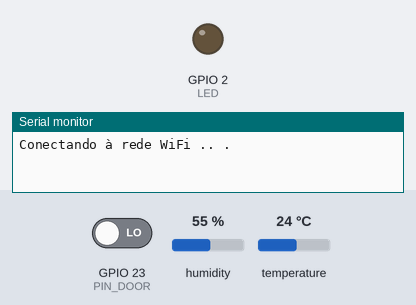
The sketch below on a simulated ESP32. Shown: output pins drawn as LEDs (lit = HIGH), the last lines printed to the serial monitor. Inputs (shaded band) come from the test bench; at power-on: GPIO 23 (PIN_DOOR) LOW, humidity 55 %, temperature 24 °C. WiFi joins after 1.5 s; servers stay silent unless stated; storage starts empty; no MQTT or app messages arrive unless stated.

Above: at 0.1 s.
At 1.7 s:
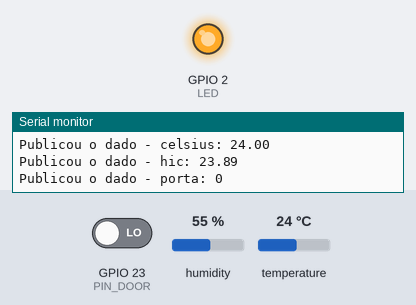
Timing chart, 0 to 3.2 s (numbered marks = the images above):
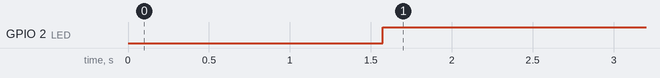

Measured:
- by itself, GPIO 2 (LED): LOW → HIGH at 1.6 s

The sketch:

projeto_esp32-mqtt-adafruitIO1883.ino
```cpp
#include <WiFi.h>
#include <WiFiClient.h>
#include <PubSubClient.h>
#include "DHT.h"
#include <FS.h>
#include "SPIFFS.h"
#include <TimeLib.h>

#define DHTPIN 4     // Digital pin connected to the DHT sensor
#define DHTTYPE DHT11   // DHT 11
//#define DHTTYPE DHT22   // DHT 22  (AM2302), AM2321
#define PIN_DOOR 23
#define LED 2

WiFiClient wifi_client;
PubSubClient mqtt_client(wifi_client);

const char* wifi_ssid = "wifi_ssid";
const char* wifi_password = "wifi_password";
int wifi_timeout = 100000;

const char* mqtt_broker = "io.adafruit.com";
const int mqtt_port = 1883;
int mqtt_timeout = 10000;

const char* mqtt_usernameAdafruitIO = "user";
const char* mqtt_keyAdafruitIO = "keyAdafruit";

DHT dht(DHTPIN, DHTTYPE);

int valor = 0;

void setup() {
  Serial.begin(115200);
  pinMode(PIN_DOOR, INPUT);
  pinMode(LED, OUTPUT);
  dht.begin();
  WiFi.mode(WIFI_STA); //"station mode": permite o ESP32 ser um cliente da rede WiFi
  WiFi.begin(wifi_ssid, wifi_password);
  connectWiFi();
  mqtt_client.setServer(mqtt_broker, mqtt_port);
  if (!SPIFFS.begin(true)) {
    Serial.println("Falha ao montar o sistema de arquivos SPIFFS");
    return;
  }
}

void loop() {
  if (!mqtt_client.connected()) { // Se MQTT não estiver conectado
    digitalWrite(LED,LOW);
    connectMQTT();
  }

  if (mqtt_client.connected()) {
    digitalWrite(LED, HIGH);

    // Reading temperature or humidity takes about 250 milliseconds!
    // Sensor readings may also be up to 2 seconds 'old' (its a very slow sensor)
    float h = dht.readHumidity();
    // Read temperature as Celsius (the default)
    float t = dht.readTemperature();
    // Read temperature as Fahrenheit (isFahrenheit = true)
    float f = dht.readTemperature(true);
    // Check if any reads failed and exit early (to try again).
    if (isnan(h) || isnan(t) || isnan(f)) {
    	Serial.println(F("Failed to read from DHT sensor!"));
      delay(400);
    	return;
    }

    // Compute heat index in Fahrenheit (the default)
    float hif = dht.computeHeatIndex(f, h);
    // Compute heat index in Celsius (isFahreheit = false)
    float hic = dht.computeHeatIndex(t, h, false);
    /*Serial.print(F("Humidity: "));
    Serial.print(h);
    Serial.print(F("%  Temperature: "));
    Serial.print(t);
    Serial.print(F("°C "));
    Serial.print(f);
    Serial.print(F("°F  Heat index: "));
    Serial.print(hic);
    Serial.print(F("°C "));
    Serial.print(hif);
    Serial.println(F("°F"))*/

    /*float valor_um = random(2000, 8000) / 100.0;
    float valor_c = random(2000, 4000) / 100.0;
    float valor_hic = random(0, 10000) / 100.0;*/
    mqtt_client.publish("user/feeds/project_umidade", String(h).c_str());
    Serial.println("Publicou o dado - umidade: " + String(h));
    mqtt_client.publish("user/feeds/project_temp_c", String(t).c_str());
    Serial.println("Publicou o dado - celsius: " + String(t));
    mqtt_client.publish("user/feeds/project_hic", String(hic).c_str());
    Serial.println("Publicou o dado - hic: " + String(hic));

    if(digitalRead(PIN_DOOR) == 1){
      mqtt_client.publish("user/feeds/project_botao", "1");
      Serial.println("Publicou o dado - porta: 1");
    } else{
      mqtt_client.publish("user/feeds/project_botao", "0");
      Serial.println("Publicou o dado - porta: 0");
    }
    mqtt_client.loop();
    Serial.println("");

    delay(10000);

  }
}

void adicionarDadosAoArquivoDHT(float h, float t, float f, float hic, float hif) {
  File file = SPIFFS.open("/dados_sensor_dht.txt", "a");
  if (!file) {
    Serial.println(F("Falha ao abrir o arquivo no SPIFFS!"));
    return;
  }

  // Obter a hora atual
  //time_t now = time(nullptr);

  // Formatar a hora atual como uma string
  //char timestamp[20]; // Tamanho suficiente para a data e hora formatada
  //snprintf(timestamp, sizeof(timestamp), "%04d-%02d-%02d %02d:%02d:%02d",
  //         year(now), month(now), day(now), hour(now), minute(now), second(now));

  // Escrever o timestamp no arquivo
  //file.print(timestamp);

  file.print(" Humidade: ");
  file.print(h);
  file.print("%  Temperatura: ");
  file.print(t);
  file.print("°C ");
  file.print(f);
  file.print("°F  Índice de calor: ");
  file.print(hic);
  file.print("°C ");
  file.print(hif);
  file.println("°F");

  file.close();
}

void lerArquivo() {
  File file = SPIFFS.open("/dados_sensor.txt", "r");
  if (!file) {
    Serial.println(F("Falha ao abrir o arquivo para leitura!"));
    return;
  }

  Serial.println(F("Conteúdo do arquivo:"));
  while (file.available()) {
    Serial.write(file.read());
  }
  Serial.println("Fim do arquivo");

  file.close();
}

void connectWiFi() {
  Serial.print("Conectando à rede WiFi .. ");

  unsigned long tempoInicial = millis();
  while (WiFi.status() != WL_CONNECTED && (millis() - tempoInicial < wifi_timeout)) {
    Serial.print(".");
    delay(500);
  }
  Serial.println();

  if (WiFi.status() != WL_CONNECTED) {
    Serial.println("Conexão com WiFi falhou!");
  } else {
    Serial.print("Conectado com o IP: ");
    Serial.println(WiFi.localIP());
  }
}

void connectMQTT() {
  unsigned long tempoInicial = millis();
  while (!mqtt_client.connected() && (millis() - tempoInicial < mqtt_timeout)) {
    if (WiFi.status() != WL_CONNECTED) {
      connectWiFi();
    }
    Serial.print("Conectando ao MQTT Broker..");

    if (mqtt_client.connect("ESP32Client", mqtt_usernameAdafruitIO, mqtt_keyAdafruitIO)) {
      Serial.println();
      Serial.print("Conectado ao broker MQTT!");
    } else {
      Serial.println();
      Serial.print("Conexão com o broker MQTT falhou!");
      delay(500);
    }
  }
  Serial.println();
}
```
